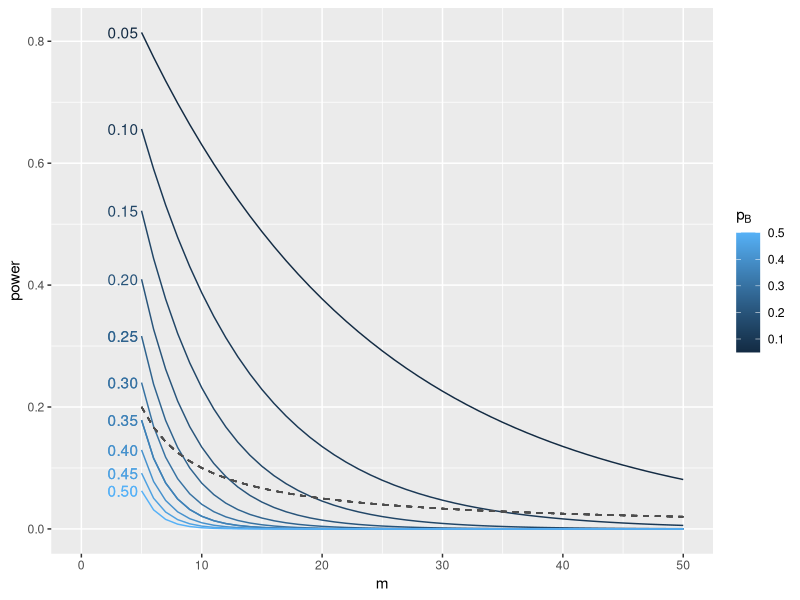

This figure's R source:

library(ggplot2)

powerdf <- data.frame(expand.grid(m = 5:50,
pb=c(seq(0.05,0.5, by=0.05), seq(0.25, 0.5, by=0.05))))

powerdf$power <- with(powerdf, (1-pb)^(m-1))

qplot(m, power, geom="line", group=pb, data=powerdf, colour=pb) + geom_line(aes(m, 1/m), colour="grey30", lty=2) + geom_text(aes(label=sprintf("%.2f",pb)), data=subset(powerdf, m==5), hjust=1.1) + xlim(c(0,50)) + scale_colour_gradient(name=expression(p[B]))
